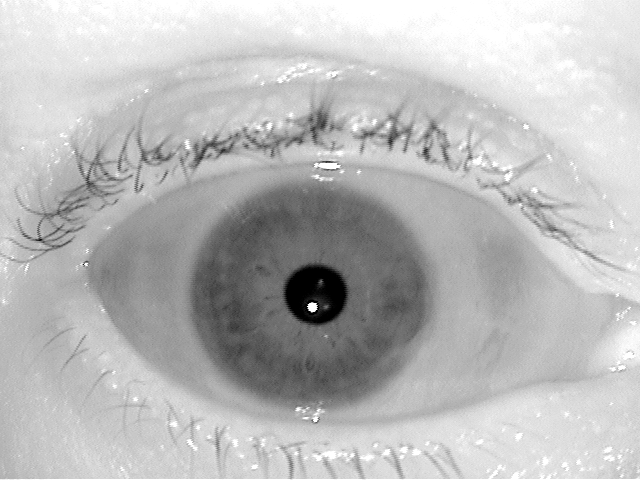
#> input picture IrisRecognitionCode/02463d2894.tiff, 640 x 480 px
$ python IrisCodeGeneration.py 02463d2894.tiff
#> lines starting #> are read from the running program, lines starting #| are printed output that depends on the picture; after the words box and inside, x2 and y2 are one past the last pixel; in counts of white or black regions, pixels touching at a corner belong together
import math
import numpy as np
import cv2
from PIL import Image
from skimage.filters.rank import equalize
from skimage.morphology import disk
from skimage.transform import hough_circle, hough_circle_peaks
import pandas as pd
import sys
def IrisLocalization(eye):
    blured = cv2.bilateralFilter(eye, 9, 100, 100)
    Xp = blured.sum(axis=0).argmin()
    Yp = blured.sum(axis=1).argmin()
    x = blured[max(Yp - 120, 0):min(Yp + 120, 480), max(Xp - 120, 0):min(Xp + 120, 640)].sum(axis=0).argmin()
    y = blured[max(Yp - 120, 0):min(Yp + 120, 480), max(Xp - 120, 0):min(Xp + 120, 640)].sum(axis=1).argmin()
    Xp = max(Xp - 120, 0) + x
    Yp = max(Yp - 120, 0) + y
    if Xp >= 200 and Yp >= 160:
        blur = cv2.GaussianBlur(eye[Yp - 120:Yp + 120, Xp - 120:Xp + 120], (5, 5), 0)
        pupil_circles = cv2.HoughCircles(blur, cv2.HOUGH_GRADIENT, dp=1.2, minDist=200, param1=210, param2=12,
                                         minRadius=10, maxRadius=80)
        xp, yp, rp = np.round(pupil_circles[0][0]).astype("int")
        xp = Xp - 120 + xp
        yp = Yp - 120 + yp
    else:
        pupil_circles = cv2.HoughCircles(blured, cv2.HOUGH_GRADIENT, 4, 200, minRadius=25, maxRadius=80, param2=25)
        xp, yp, rp = np.round(pupil_circles[0][0]).astype("int")
    eye_copy = eye.copy()
    rp = rp + 7  # slightly enlarge the pupil radius makes a better result
    blured_copy = cv2.medianBlur(eye_copy, 11)
    blured_copy = cv2.medianBlur(blured_copy, 11)
    blured_copy = cv2.medianBlur(blured_copy, 11)
    eye_edges = cv2.Canny(blured_copy, threshold1=15, threshold2=30, L2gradient=True)
    eye_edges[:, xp - rp - 60:xp + rp + 60] = 0

    hough_radii = np.arange(rp + 45, 300, 2)
    hough_res = hough_circle(eye_edges, hough_radii)
    accums, xi, yi, ri = hough_circle_peaks(hough_res, hough_radii, total_num_peaks=1)
    iris = []
    iris.extend(xi)
    iris.extend(yi)
    iris.extend(ri)
    if ((iris[0] - xp) ** 2 + (iris[1] - yp) ** 2) ** 0.5 > rp * 0.3:
        iris[0] = xp
        iris[1] = yp
    #cv2.imshow('blur',blured)
    cv2.circle(blured,(iris[0],iris[1]),iris[2],(0,0,255),1)

    cv2.circle(blured, (xp, yp), rp, (0, 255,0 ), 1)
    #cv2.imshow('circle1',blured)
    #cv2.imshow('circle2',blured)
    #cv2.waitKey(0)
    return np.array(iris), np.array([xp, yp, rp])


def IrisNormalization(image, inner_circle, outer_circle):
    localized_img = image
    row = 64
    col = 512
    normalized_iris = np.zeros(shape=(64, 512))
    inner_y = inner_circle[0]  # height
    inner_x = inner_circle[1]  # width
    outer_y = outer_circle[0]
    outer_x = outer_circle[1]
    angle = 2.0 * math.pi / col
    inner_boundary_x = np.zeros(shape=(1, col))
    inner_boundary_y = np.zeros(shape=(1, col))
    outer_boundary_x = np.zeros(shape=(1, col))
    outer_boundary_y = np.zeros(shape=(1, col))
    for j in range(col):
        inner_boundary_x[0][j] = inner_circle[0] + inner_circle[2] * math.cos(angle * (j))
        inner_boundary_y[0][j] = inner_circle[1] + inner_circle[2] * math.sin(angle * (j))

        outer_boundary_x[0][j] = outer_circle[0] + outer_circle[2] * math.cos(angle * (j))
        outer_boundary_y[0][j] = outer_circle[1] + outer_circle[2] * math.sin(angle * (j))

    for j in range(512):
        for i in range(64):
            normalized_iris[i][j] = localized_img[min(int(int(inner_boundary_y[0][j])
                                                          + (int(outer_boundary_y[0][j]) - int(
                inner_boundary_y[0][j])) * (i / 64.0)), localized_img.shape[0] - 1)][min(int(int(inner_boundary_x[0][j])
                                                                                             + (int(
                outer_boundary_x[0][j]) - int(inner_boundary_x[0][j]))
                                                                                             * (i / 64.0)),
                                                                                         localized_img.shape[1] - 1)]

    res_image = 255 - normalized_iris
    normalized_iriss = res_image.astype(np.uint8)
    #cv2.imshow('norm',normalized_iriss)
    #cv2.waitKey(0)
    return res_image


def MatrixToImage(data):
    data = data*255
    new_im = Image.fromarray(data.astype(np.uint8))
    #cv2.imshow('circle2',new_im)
    #cv2.waitKey(0)
    return new_im

def ImageEnhancement(normalized_iris):
    row = 64
    col = 512
    normalized_iris = normalized_iris.astype(np.uint8)

    enhanced_image = normalized_iris

    enhanced_image = equalize(enhanced_image, disk(32))

    roi = enhanced_image[0:48, :]

    #cv2.imshow('enh',roi)
    #cv2.waitKey(0)
    return roi
def FeatureExtraction(img):
    ret,th1 = cv2.threshold(img,127,255,cv2.THRESH_BINARY)
    th2 = cv2.adaptiveThreshold(img,255,cv2.ADAPTIVE_THRESH_MEAN_C,\
            cv2.THRESH_BINARY,11,2)
    th3 = cv2.adaptiveThreshold(img,255,cv2.ADAPTIVE_THRESH_GAUSSIAN_C,\
            cv2.THRESH_BINARY,11,2)

    #cv2.imshow('featext',th3)
    #cv2.waitKey(0)
    return th1
def IrisCode(img):
    w, h = 512, 64

    #h, w, c = img.shape
    mean = img.mean()

    blank = np.zeros((h, w, 3), np.uint8)
    pixels=[]
    iris=[]
    arr=[]
    n = 16
    last = 0
    for i in range(n+1):
        w1 = w//n * (i+1)

        sub_img = img[:, last:w1]
        avg_color = cv2.mean(sub_img)
        blank[:, last:w1] = avg_color[:3]
        last = w1
        pixels.append(avg_color[:1])


    #print(pixels)
    for sub in pixels:
        if sub >= mean:
            iris.append("1")
        else:
            iris.append("0")
    striris="".join(iris)
    print(striris)


    #cv2.imshow('opencv',blank[:,:])
    #cv2.waitKey(0)


if __name__=="__main__":
        path = sys.argv[1]
        img = cv2.imread(path,0)
#> img is the input picture: shape (480, 640); min 0, max 255, mean 186.3
        a1, b1 = IrisLocalization(img)
#> in IrisLocalization, `Xp = blured.sum(axis=0).argmin()`: Xp = 323
#> in IrisLocalization, `Yp = blured.sum(axis=1).argmin()`: Yp = 294
#> in IrisLocalization, `x = blured[max(Yp - 120, 0):min(Yp + 120, 480), max(Xp - 120, 0):min(X..`: x = 103
#> in IrisLocalization, `y = blured[max(Yp - 120, 0):min(Yp + 120, 480), max(Xp - 120, 0):min(X..`: y = 116
#> in IrisLocalization, `Xp = max(Xp - 120, 0) + x`: Xp = 306
#> in IrisLocalization, `Yp = max(Yp - 120, 0) + y`: Yp = 290
#> in IrisLocalization, `blur = cv2.GaussianBlur(eye[Yp - 120:Yp + 120, Xp - 120:Xp + 120], (5,..`:
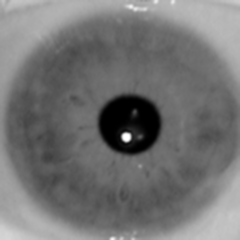
#> blur: shape (240, 240); min 0, max 255, mean 115.2
#> in IrisLocalization, `pupil_circles = cv2.HoughCircles(blur, cv2.HOUGH_GRADIENT, dp=1.2, min..`: pupil_circles = [[130.2, 123, 30.88]]
#> in IrisLocalization, `xp, yp, rp = np.round(pupil_circles[0][0]).astype("int")`: xp = 130; yp = 123; rp = 31
#> in IrisLocalization, `xp = Xp - 120 + xp`: xp = 316
#> in IrisLocalization, `yp = Yp - 120 + yp`: yp = 293
#> in IrisLocalization, `rp = rp + 7`: rp = 38
#> in IrisLocalization, `eye_edges = cv2.Canny(blured_copy, threshold1=15, threshold2=30, L2gra..`: eye_edges: shape (480, 640); 2.9% white in thin lines or dots
#> in IrisLocalization, `eye_edges[:, xp - rp - 60:xp + rp + 60] = 0`:
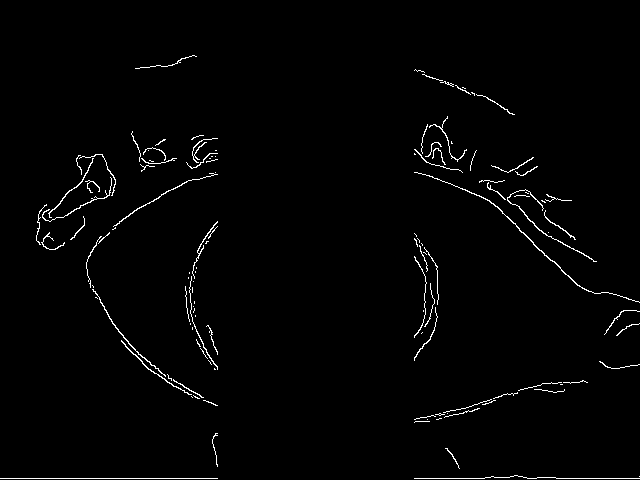
#> eye_edges: shape (480, 640); 1.5% white in thin lines or dots, all inside (x1, y1, x2, y2) = (0, 55, 640, 479)
#> in IrisLocalization, `accums, xi, yi, ri = hough_circle_peaks(hough_res, hough_radii, total_..`: accums = [0.154]; xi = [307]; yi = [293]; ri = [117]
#> a1 = [307, 293, 117]; b1 = [316, 293, 38]
        normalizeddd=IrisNormalization(img, a1, b1)
#> in IrisNormalization, `inner_y = inner_circle[0]`: inner_y = 307
#> in IrisNormalization, `inner_x = inner_circle[1]`: inner_x = 293
#> in IrisNormalization, `outer_y = outer_circle[0]`: outer_y = 316
#> in IrisNormalization, `outer_x = outer_circle[1]`: outer_x = 293
#> after the loop in IrisNormalization, `for j in range(512):`:
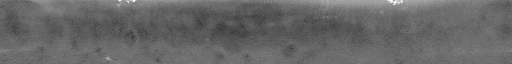
#> normalized_iris: shape (64, 512) float64; min 50, max 255, mean 103.6
        enh=ImageEnhancement(normalizeddd)
#> in ImageEnhancement, `enhanced_image = equalize(enhanced_image, disk(32))`:
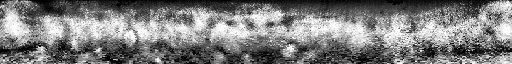
#> enhanced_image: shape (64, 512); min 0, max 255, mean 125
        feat=FeatureExtraction(enh)
#> in FeatureExtraction, `ret,th1 = cv2.threshold(img,127,255,cv2.THRESH_BINARY)`: th1: shape (48, 512); 55% white; 271 black regions (256 under 20 px), largest, box (x1, y1, x2, y2) and area: (13, 0, 507, 33) 7587, (237, 35, 324, 48) 515, (0, 35, 72, 48) 449
#> in FeatureExtraction, `th2 = cv2.adaptiveThreshold(img,255,cv2.ADAPTIVE_THRESH_MEAN_C,\ cv2.T..`: th2: shape (48, 512); 52.3% white; black in thin lines or dots
#> in FeatureExtraction, `th3 = cv2.adaptiveThreshold(img,255,cv2.ADAPTIVE_THRESH_GAUSSIAN_C,\ c..`:
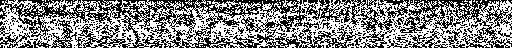
#> th3: shape (48, 512); 52.4% white; black in thin lines or dots
        iriscodee=IrisCode(enh)
#> in IrisCode, `mean = img.mean()`: mean = 137.3
#> the loop in IrisCode, `for i in range(n+1):` made 17 passes
#> avg_color on passes 1 to 12: (151.1, 0, 0, 0), (117.9, 0, 0, 0), (140.1, 0, 0, 0), (135.5, 0, 0, 0), (134.4, 0, 0, 0), (131.8, 0, 0, 0), (141.8, 0, 0, 0), (145, 0, 0, 0), (140, 0, 0, 0), (136.6, 0, 0, 0), (134.5, 0, 0, 0), (130.5, 0, 0, 0)
#> pass 1, in IrisCode, `sub_img = img[:, last:w1]`:
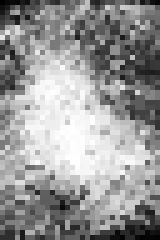
#> sub_img: shape (48, 32) (shown 5 times larger); min 1, max 255, mean 151.1
#> after the loop in IrisCode, `for i in range(n+1):`:
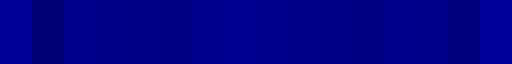
#> blank: shape (64, 512, 3); mean of channels 0, 1, 2 136.9, 0, 0; drawn as B, G, R
#> after the loop in IrisCode, `for i in range(n+1):`: pixels = [(151.1,), (117.9,), (140.1,), (135.5,), (134.4,), (131.8,), (141.8,), (145,), (140,), (136.6,), (134.5,), (130.5,), (139.1,), (138.8,), (125.8,), (154,), (0,)]
#> the loop in IrisCode, `for sub in pixels:` made 17 passes
#> after the loop in IrisCode, `for sub in pixels:`: iris = ['1', '0', '1', '0', '0', '0', '1', '1', '1', '0', '0', '0', '1', '1', '0', '1', '0']
#| 10100011100011010

$ run again, on IrisRecognitionCode/02463d2896.tiff
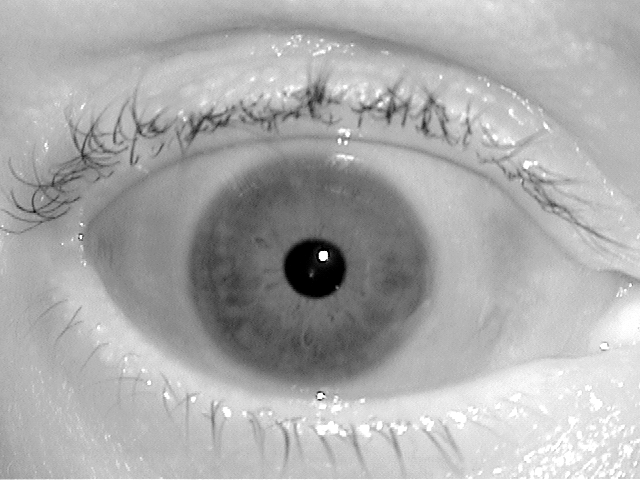
#> input picture IrisRecognitionCode/02463d2896.tiff, 640 x 480 px
#> img is the input picture: shape (480, 640); min 0, max 255, mean 171.5
#> in IrisLocalization, `Xp = blured.sum(axis=0).argmin()`: Xp = 311
#> in IrisLocalization, `Yp = blured.sum(axis=1).argmin()`: Yp = 278
#> x = 116
#> y = 122
#> in IrisLocalization, `Xp = max(Xp - 120, 0) + x`: Xp = 307
#> in IrisLocalization, `Yp = max(Yp - 120, 0) + y`: Yp = 280
#> pupil_circles = [[127.8, 107.4, 30.04]]
#> in IrisLocalization, `xp, yp, rp = np.round(pupil_circles[0][0]).astype("int")`: xp = 128; yp = 107; rp = 30
#> in IrisLocalization, `xp = Xp - 120 + xp`: xp = 315
#> in IrisLocalization, `yp = Yp - 120 + yp`: yp = 267
#> in IrisLocalization, `rp = rp + 7`: rp = 37
#> in IrisLocalization, `eye_edges[:, xp - rp - 60:xp + rp + 60] = 0`:
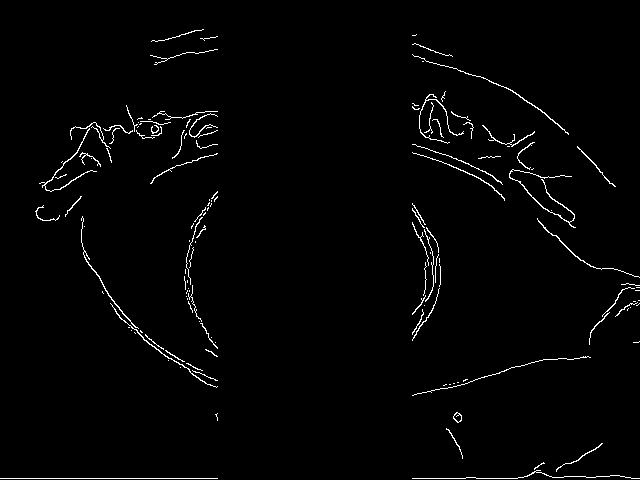
#> eye_edges: shape (480, 640); 1.7% white in thin lines or dots
#> accums = [0.169]; xi = [358]; yi = [273]; ri = [82]
#> a1 = [315, 267, 82]; b1 = [315, 267, 37]
#> inner_y = 315
#> inner_x = 267
#> outer_y = 315
#> outer_x = 267
#> th1: shape (48, 512); 58.6% white; 268 black regions (254 under 20 px), largest, box (x1, y1, x2, y2) and area: (152, 0, 395, 48) 4002, (409, 0, 512, 48) 2033, (0, 0, 102, 48) 1883
#> th2: shape (48, 512); 53% white; black in thin lines or dots
#> th3: shape (48, 512); 53% white; black in thin lines or dots
#> mean = 141.1
#> the loop in IrisCode, `for i in range(n+1):` made 17 passes
#> avg_color on passes 1 to 8: (136.5, 0, 0, 0), (138.2, 0, 0, 0), (136.9, 0, 0, 0), (142.4, 0, 0, 0), (155.1, 0, 0, 0), (144.5, 0, 0, 0), (135.2, 0, 0, 0), (166.6, 0, 0, 0)
#> after the loop in IrisCode, `for i in range(n+1):`:
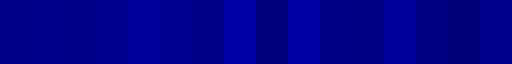
#> blank: shape (64, 512, 3); mean of channels 0, 1, 2 140.6, 0, 0; drawn as B, G, R
#> after the loop in IrisCode, `for i in range(n+1):`: pixels = [(136.5,), (138.2,), (136.9,), (142.4,), (155.1,), (144.5,), (135.2,), (166.6,), (124.6,), (164.5,), (133.7,), (132.5,), (155.5,), (130.6,), (120.8,), (140.6,), (0,)]
#> the loop in IrisCode, `for sub in pixels:` made 17 passes
#> after the loop in IrisCode, `for sub in pixels:`: iris = ['0', '0', '0', '1', '1', '1', '0', '1', '0', '1', '0', '0', '1', '0', '0', '0', '0']
#| 00011101010010000

$ run again, on IrisRecognitionCode/02463d2897.tiff
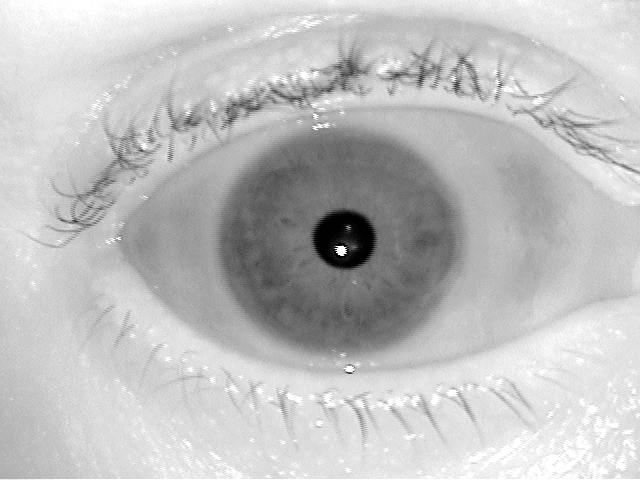
#> input picture IrisRecognitionCode/02463d2897.tiff, 640 x 480 px
#> img is the input picture: shape (480, 640); min 0, max 255, mean 191.3
#> in IrisLocalization, `Xp = blured.sum(axis=0).argmin()`: Xp = 350
#> in IrisLocalization, `Yp = blured.sum(axis=1).argmin()`: Yp = 232
#> x = 104
#> y = 126
#> in IrisLocalization, `Xp = max(Xp - 120, 0) + x`: Xp = 334
#> in IrisLocalization, `Yp = max(Yp - 120, 0) + y`: Yp = 238
#> pupil_circles = [[131.4, 120.6, 29.8]]
#> in IrisLocalization, `xp, yp, rp = np.round(pupil_circles[0][0]).astype("int")`: xp = 131; yp = 121; rp = 30
#> in IrisLocalization, `xp = Xp - 120 + xp`: xp = 345
#> in IrisLocalization, `yp = Yp - 120 + yp`: yp = 239
#> in IrisLocalization, `rp = rp + 7`: rp = 37
#> in IrisLocalization, `eye_edges[:, xp - rp - 60:xp + rp + 60] = 0`:
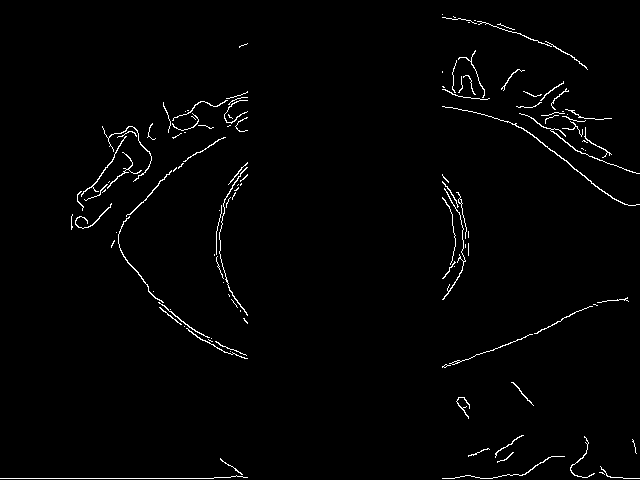
#> eye_edges: shape (480, 640); 1.5% white in thin lines or dots
#> accums = [0.156]; xi = [340]; yi = [247]; ri = [124]
#> a1 = [340, 247, 124]; b1 = [345, 239, 37]
#> inner_y = 340
#> inner_x = 247
#> outer_y = 345
#> outer_x = 239
#> th1: shape (48, 512); 54.1% white; 288 black regions (268 under 20 px), largest, box (x1, y1, x2, y2) and area: (0, 0, 512, 35) 8541, (232, 35, 340, 48) 656, (433, 27, 492, 48) 349
#> th2: shape (48, 512); 52.3% white; black in thin lines or dots
#> th3: shape (48, 512); 53.3% white; black in thin lines or dots
#> mean = 136.8
#> the loop in IrisCode, `for i in range(n+1):` made 17 passes
#> avg_color on passes 1 to 8: (136.7, 0, 0, 0), (131, 0, 0, 0), (138.5, 0, 0, 0), (136.1, 0, 0, 0), (131.8, 0, 0, 0), (135.2, 0, 0, 0), (137.4, 0, 0, 0), (146.4, 0, 0, 0)
#> pass 3, in IrisCode, `sub_img = img[:, last:w1]`:
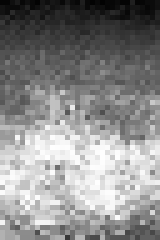
#> sub_img: shape (48, 32) (shown 5 times larger); min 2, max 254, mean 138.5
#> after the loop in IrisCode, `for i in range(n+1):`: pixels = [(136.7,), (131,), (138.5,), (136.1,), (131.8,), (135.2,), (137.4,), (146.4,), (135.6,), (140.2,), (138.5,), (131.4,), (136.2,), (137.2,), (123.4,), (153.2,), (0,)]
#> the loop in IrisCode, `for sub in pixels:` made 17 passes
#> after the loop in IrisCode, `for sub in pixels:`: iris = ['0', '0', '1', '0', '0', '0', '1', '1', '0', '1', '1', '0', '0', '1', '0', '1', '0']
#| 00100011011001010

$ run again, on IrisRecognitionCode/02463d2898.tiff
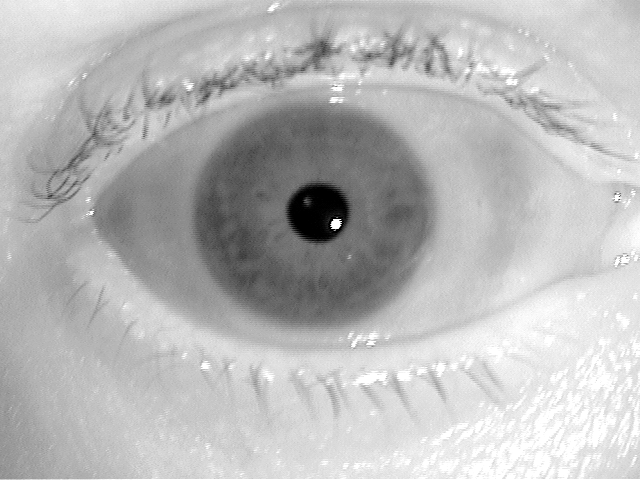
#> input picture IrisRecognitionCode/02463d2898.tiff, 640 x 480 px
#> img is the input picture: shape (480, 640); min 0, max 255, mean 184.9
#> in IrisLocalization, `Xp = blured.sum(axis=0).argmin()`: Xp = 316
#> in IrisLocalization, `Yp = blured.sum(axis=1).argmin()`: Yp = 209
#> x = 118
#> y = 125
#> in IrisLocalization, `Xp = max(Xp - 120, 0) + x`: Xp = 314
#> in IrisLocalization, `Yp = max(Yp - 120, 0) + y`: Yp = 214
#> pupil_circles = [[124.2, 118.2, 29.32]]
#> in IrisLocalization, `xp, yp, rp = np.round(pupil_circles[0][0]).astype("int")`: xp = 124; yp = 118; rp = 29
#> in IrisLocalization, `xp = Xp - 120 + xp`: xp = 318
#> in IrisLocalization, `yp = Yp - 120 + yp`: yp = 212
#> in IrisLocalization, `rp = rp + 7`: rp = 36
#> accums = [0.147]; xi = [288]; yi = [215]; ri = [97]
#> a1 = [318, 212, 97]; b1 = [318, 212, 36]
#> inner_y = 318
#> inner_x = 212
#> outer_y = 318
#> outer_x = 212
#> th1: shape (48, 512); 57.7% white; 332 black regions (319 under 20 px), largest, box (x1, y1, x2, y2) and area: (0, 0, 274, 48) 4674, (392, 15, 512, 48) 1573, (304, 0, 417, 48) 1509
#> th2: shape (48, 512); 52.7% white; black in thin lines or dots
#> th3: shape (48, 512); 52.8% white; black in thin lines or dots
#> mean = 139.9
#> the loop in IrisCode, `for i in range(n+1):` made 17 passes
#> avg_color on passes 1 to 8: (124.2, 0, 0, 0), (133.7, 0, 0, 0), (141.7, 0, 0, 0), (140.2, 0, 0, 0), (135.1, 0, 0, 0), (142.7, 0, 0, 0), (146.7, 0, 0, 0), (154.6, 0, 0, 0)
#> after the loop in IrisCode, `for i in range(n+1):`:
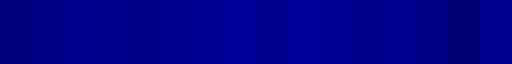
#> blank: shape (64, 512, 3); mean of channels 0, 1, 2 139.4, 0, 0; drawn as B, G, R
#> after the loop in IrisCode, `for i in range(n+1):`: pixels = [(124.2,), (133.7,), (141.7,), (140.2,), (135.1,), (142.7,), (146.7,), (154.6,), (141.4,), (154.9,), (147.6,), (138.9,), (144.9,), (133.6,), (115.2,), (143.1,), (0,)]
#> the loop in IrisCode, `for sub in pixels:` made 17 passes
#> after the loop in IrisCode, `for sub in pixels:`: iris = ['0', '0', '1', '1', '0', '1', '1', '1', '1', '1', '1', '0', '1', '0', '0', '1', '0']
#| 00110111111010010
